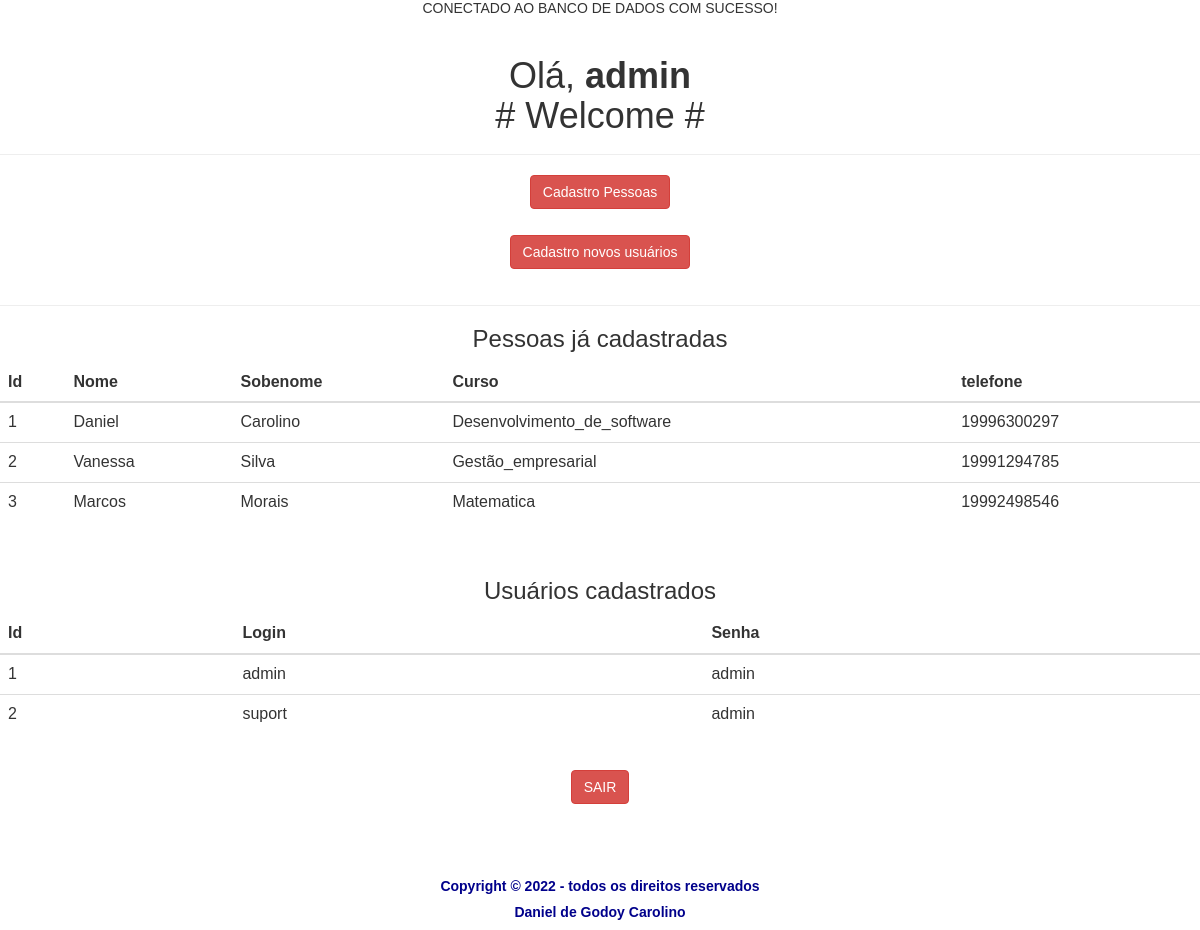
/PHP/welcome.php (signed in), run on the app's committed database.
### tables this page shows
CREATE TABLE `cadastro` (
  `id` int(50) NOT NULL,
  `nome` varchar(50) DEFAULT NULL,
  `sobrenome` varchar(50) DEFAULT NULL,
  `curso` varchar(50) DEFAULT NULL,
  `telefone` varchar(50) DEFAULT NULL
);

CREATE TABLE `usuario` (
  `id` int(11) NOT NULL,
  `user` varchar(50) DEFAULT NULL,
  `senha` varchar(50) DEFAULT NULL
);

### PHP/processos.php (called while the page is built, shortened)
<?php
    require_once('./conexao.php');
        $sql = "SELECT * FROM cadastro";
        $result = $conn->query($sql);
         $sql2 = "SELECT * FROM usuario";
         $result2 = $conn->query($sql2);

### PHP/welcome.php (the view, shortened to what this page needs)
<?php
require_once('./processos.php');
?>
<!DOCTYPE html>
<html lang="pt_BR">
<head>
    <link rel="stylesheet" href="https://maxcdn.bootstrapcdn.com/bootstrap/3.3.7/css/bootstrap.css">
    <link rel="stylesheet" href="https://cdnjs.cloudflare.com/ajax/libs/font-awesome/6.2.0/css/all.min.css" />
</head>
<body>
    <div class="page-header">
        <h1>Olá, <b><?php echo htmlspecialchars($_SESSION["username"]); ?>
        <br>
        </b># Welcome #</h1>
    </div>
    <p>
        <a href="cadastro.php" class="btn btn-danger">Cadastro Pessoas</a>
        <br><br>
</p>
<p>
        <a href="usuarios.php" class="btn btn-danger">Cadastro novos usuários</a>
        <br><br>
</p>
<hr>
<p>
    <h3>Pessoas já cadastradas</h3>
        <?php if($result->num_rows > 0): ?>
            <table class="table">
                <thead>
                    <tr>
                        <th scope="col">Id</th>
                        <th scope="col">Nome</th>
                        <th scope="col">Sobenome</th>
                        <th scope="col">Curso</th>
                        <th scope="col">telefone</th>
                    </tr>
                </thead>
                <tbody>
                    <?php while($row = $result->fetch_assoc()): ?>
                        <tr>
                            <?php echo "
                                <td>".$row["id"]."</td>
                                <td>".$row["nome"]."</td>
                                <td>".$row["sobrenome"]."</td>
                                <td>".$row["curso"]."</td>
                                <td>".$row["telefone"]."</td>";
                            ?>
                        </tr>
                    <?php endwhile; ?>
                </tbody>
            </table>
        <?php else: ?>
            <p>Sem cadastro</p>
        <?php endif; ?>
        <br>
        <h3>Usuários cadastrados</h3>
<?php if($result2->num_rows > 0): ?>
    <table class="table">
        <thead>
            <tr>
                <th scope="col">Id</th>
                <th scope="col">Login</th>
                <th scope="col">Senha</th>
            </tr>
        </thead>
        <tbody>
            <?php while($row = $result2->fetch_assoc()): ?>
                <tr>
                    <?php echo "
                        <td>".$row["id"]."</td>
                        <td>".$row["user"]."</td>
                        <td>".$row["senha"]."</td>";
                    ?>
                </tr>
            <?php endwhile; ?>
        </tbody>
    </table>
<?php else: ?>
    <p>Sem cadastro</p>
<?php endif; ?>
<br>
        <a href="logout.php" class="btn btn-danger">SAIR</a>
    </p><br><br><br><br>
    <footer align="center" style=color:darkblue class="mt-4 mb-4">
<p>
    <h7><strong>
                  Copyright © 2022 - todos os direitos reservados</p>
               <p> Daniel de Godoy Carolino
            </p></h7></strong>
</footer>
</body>
</html>

### PHP/welcome.php (style rules this page uses)
body { font: 14px sans-serif; text-align: center; }

### data on the page
cadastro: id "1", nome "Daniel", sobrenome "Carolino", curso "Desenvolvimento_de_software", telefone "19996300297"
cadastro: id "2", nome "Vanessa", sobrenome "Silva", curso "Gestão_empresarial", telefone "19991294785"
cadastro: id "3", nome "Marcos", sobrenome "Morais", curso "Matematica", telefone "19992498546"
usuario: id "1", user "admin", senha "admin"
usuario: id "2", user "suport", senha "admin"

### other printed values
$_SESSION["username"] "admin"
